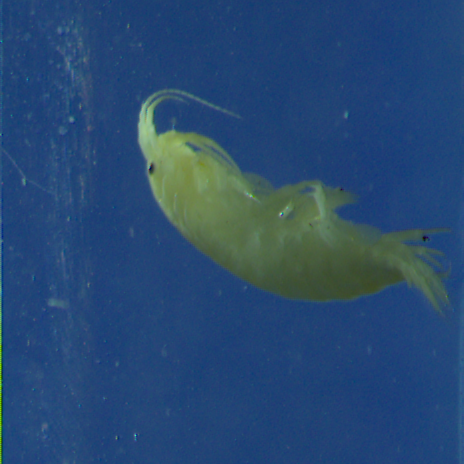
#> input picture src/week4/pillow_practice/shrimp1.png, 464 x 464 px
$ python filter.py
#> lines starting #> are read from the running program, lines starting #| are printed output that depends on the picture
from PIL import Image, ImageFilter

image = Image.open('shrimp1.png')
#> image is the input picture: PIL image 464x464 RGB; mean R, G, B 40, 73.8, 113.2

blur = image.filter(ImageFilter.BLUR)
edge = image.filter(ImageFilter.FIND_EDGES)
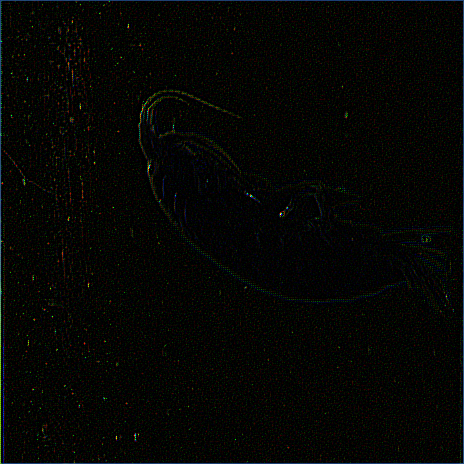
#> edge: PIL image 464x464 RGB; mean R, G, B 5.5, 6.2, 3.9

blur.show()
edge.show()

$ run again, with src/week4/pillow_practice/shrimp2.png copied over src/week4/pillow_practice/shrimp1.png
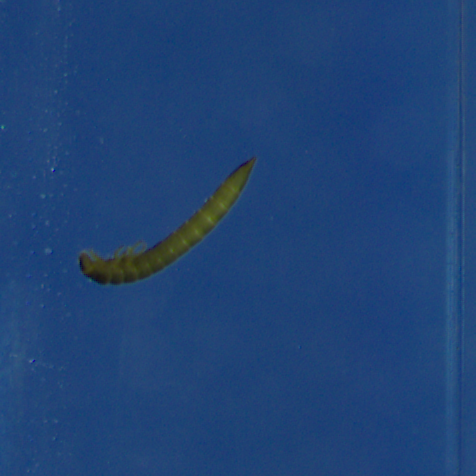
#> input picture src/week4/pillow_practice/shrimp2.png, 476 x 476 px
#> image is the input picture: PIL image 476x476 RGB; mean R, G, B 32, 67, 116.7
#> `edge = image.filter(ImageFilter.FIND_EDGES)`:
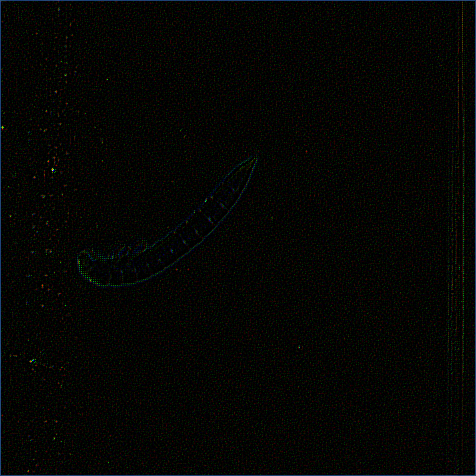
#> edge: PIL image 476x476 RGB; mean R, G, B 5.1, 5.7, 3.5
